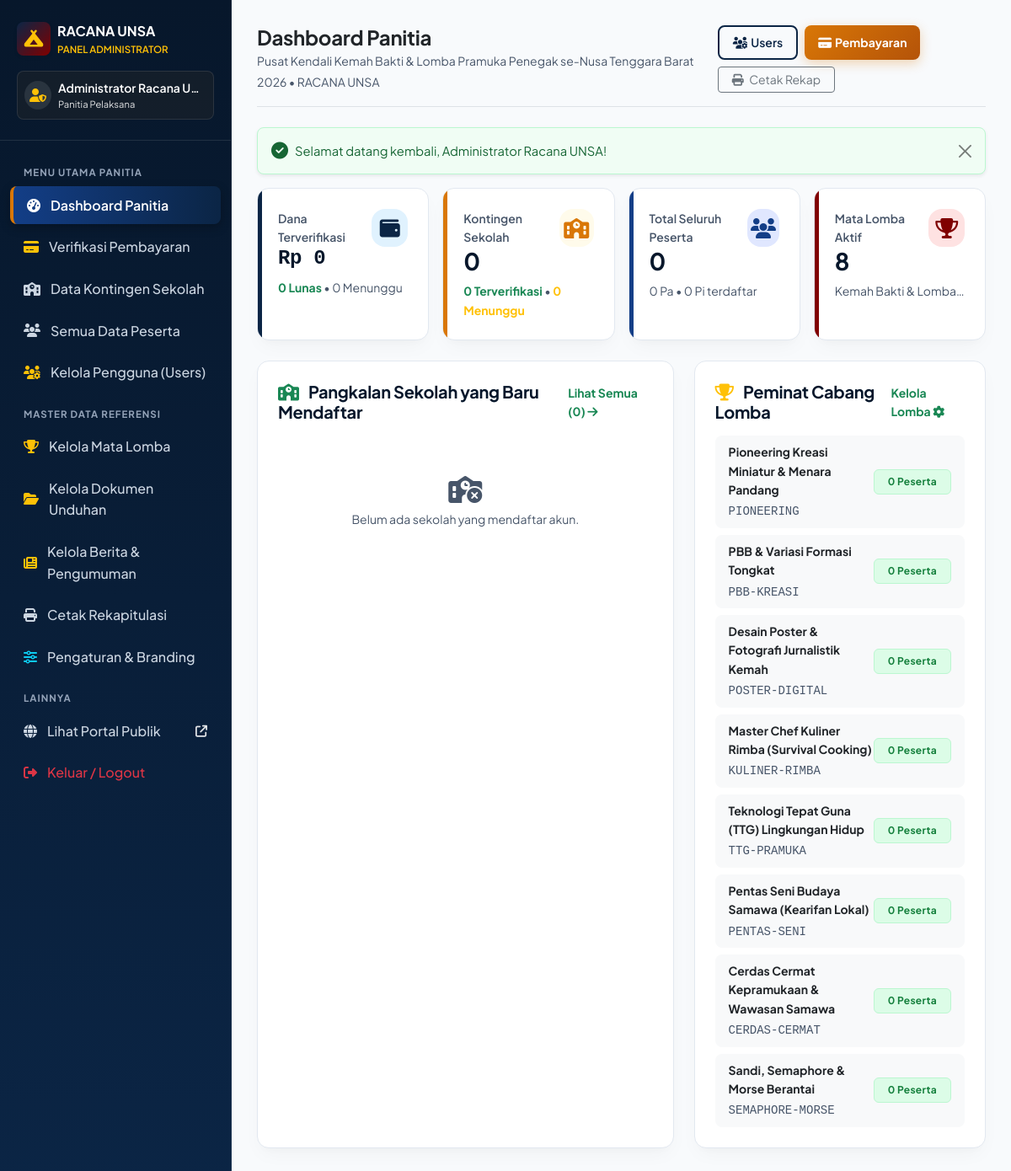
/panel/pusat-kendali (signed in), run on the app's committed database.
### tables this page shows
CREATE TABLE IF NOT EXISTS `pengaturan_portal` (
  `id` INT AUTO_INCREMENT PRIMARY KEY,
  `key_name` VARCHAR(100) NOT NULL UNIQUE,
  `key_value` TEXT NULL,
  `deskripsi` VARCHAR(255) NULL
);

CREATE TABLE IF NOT EXISTS `users` (
  `id` INT AUTO_INCREMENT PRIMARY KEY,
  `username` VARCHAR(50) NOT NULL UNIQUE,
  `password` VARCHAR(255) NOT NULL,
  `nama_lengkap` VARCHAR(150) NOT NULL,
  `email` VARCHAR(100) NULL,
  `no_hp` VARCHAR(25) NULL,
  `role` ENUM('admin', 'sekolah') NOT NULL DEFAULT 'sekolah',
  `status` ENUM('aktif', 'nonaktif') NOT NULL DEFAULT 'aktif',
  `created_at` TIMESTAMP DEFAULT CURRENT_TIMESTAMP,
  `updated_at` TIMESTAMP DEFAULT CURRENT_TIMESTAMP ON UPDATE CURRENT_TIMESTAMP
);

CREATE TABLE IF NOT EXISTS `mata_lomba` (
  `id` INT AUTO_INCREMENT PRIMARY KEY,
  `kode_lomba` VARCHAR(30) NOT NULL UNIQUE,
  `nama_lomba` VARCHAR(150) NOT NULL,
  `kategori_lomba` ENUM('Putra', 'Putri', 'Campuran / Umum') NOT NULL DEFAULT 'Campuran / Umum',
  `max_peserta_per_sekolah` INT NOT NULL DEFAULT 10,
  `deskripsi` TEXT NULL,
  `juknis_singkat` TEXT NULL,
  `juknis_lengkap` TEXT NULL,
  `kriteria_penilaian` TEXT NULL,
  `alat_bahan` TEXT NULL,
  `jadwal_lomba` VARCHAR(100) DEFAULT 'Hari Ke-2 (16 Nov 2026, 08.00 WITA)',
  `penanggung_jawab` VARCHAR(100) DEFAULT 'Panitia Divisi Lomba',
  `kontak_pj` VARCHAR(30) DEFAULT '0852-3891-2345',
  `lokasi_lomba` VARCHAR(100) DEFAULT 'Bumi Perkemahan UNSA',
  `icon_lomba` VARCHAR(50) DEFAULT 'fa-trophy',
  `status_aktif` ENUM('Y', 'N') NOT NULL DEFAULT 'Y',
  `created_at` TIMESTAMP DEFAULT CURRENT_TIMESTAMP
);

### admin/index.php (the view, shortened to what the rows shown need)
<?php
require_once dirname(__DIR__) . '/config/app.php';
require_once dirname(__DIR__) . '/config/auth.php';
$pdo = getDB();
$stmtLombaStats = $pdo->query("
    SELECT m.id, m.kode_lomba, m.nama_lomba, m.max_peserta_per_sekolah,
           COUNT(pl.id) as total_peserta_terdaftar
    FROM mata_lomba m
    LEFT JOIN peserta_lomba pl ON m.id = pl.lomba_id
    LEFT JOIN peserta p ON pl.peserta_id = p.id AND p.status = 'aktif'
    WHERE m.status_aktif = 'Y'
    GROUP BY m.id
    ORDER BY total_peserta_terdaftar DESC
");
$lombaStats = $stmtLombaStats->fetchAll();
?>
<!DOCTYPE html>
<html lang="id">
<head>
    <link href="https://cdn.jsdelivr.net/npm/bootstrap@5.3.2/dist/css/bootstrap.min.css" rel="stylesheet">
    <link rel="stylesheet" href="https://cdnjs.cloudflare.com/ajax/libs/font-awesome/6.4.2/css/all.min.css">
    <link rel="stylesheet" href="<?= asset('css/custom.css') ?>">
</head>
<body>
<?php require_once dirname(__DIR__) . '/includes/sidebar.php'; ?>
<div class="main-content-wrapper">
    <div class="d-flex justify-content-between align-items-center mb-4 pb-3 border-bottom">
        <div class="d-flex align-items-center gap-3">
            <div>
                <h4 class="fw-bold mb-0 text-dark">Dashboard Panitia</h4>
                <small class="text-muted">Pusat Kendali <?= e(get_setting('nama_acara', 'Kegiatan Racana')) ?> • <?= e(get_setting('nama_brand', 'Racana')) ?></small>
            </div>
        </div>
    </div>
    <div class="row g-3 mb-4">
        <div class="col-xl-3 col-md-6">
            <div class="stat-widget purple h-100">
                <div class="d-flex justify-content-between align-items-start mb-2">
                    <div>
                    </div>
                    <div class="feature-icon-wrapper icon-purple mb-0" style="width: 45px; height: 45px;">
                    </div>
                </div>
                <div class="small text-muted text-truncate" title="<?= e(get_setting('nama_acara', 'Mata Lomba Kompetisi')) ?>">
                    <?= e(get_setting('nama_acara', 'Mata Lomba Kompetisi')) ?>
                </div>
            </div>
        </div>
    </div>
    <div class="row g-4 mb-4">
        <div class="col-lg-5">
            <div class="custom-card p-4 h-100">
                <div class="d-flex flex-column gap-2">
                    <?php foreach ($lombaStats as $ls): ?>
                        <div class="p-2 px-3 bg-light rounded-3 d-flex justify-content-between align-items-center">
                            <div>
                                <div class="fw-bold text-dark small"><?= e($ls['nama_lomba']) ?></div>
                                <small class="text-muted font-monospace"><?= e($ls['kode_lomba']) ?></small>
                            </div>
                            <span class="badge bg-success py-2 px-3">
                                <?= $ls['total_peserta_terdaftar'] ?> Peserta
                            </span>
                        </div>
                    <?php endforeach; ?>
                </div>
            </div>
        </div>
    </div>
</div>
</body>
</html>

### includes/sidebar.php (shortened to what the rows shown need)
<?php
$userRole = get_user_role();
$user = get_auth_user();
$namaBrand = get_setting('nama_brand', 'RACANA UNSA');
$sekolah = ($userRole === 'sekolah') ? get_current_sekolah() : null;
?>
<aside class="sidebar-wrapper">
    <div class="sidebar-header">
        <div class="d-flex align-items-center gap-2">
            <div>
                <div class="fw-bold text-white fs-6"><?= e($namaBrand) ?></div>
                <small class="text-warning fw-semibold d-block" style="font-size: 0.72rem;">
                    <?= $userRole === 'admin' ? 'PANEL ADMINISTRATOR' : 'PORTAL KONTINGEN' ?>
                </small>
            </div>
        </div>
        <div class="mt-3 p-2 rounded-3 bg-dark bg-opacity-50 border border-white border-opacity-10 d-flex align-items-center gap-2">
            <div class="overflow-hidden">
                <div class="text-white text-truncate fw-semibold small">
                    <?= e($sekolah['nama_sekolah'] ?? $user['nama_lengkap'] ?? $user['username'] ?? 'User') ?>
                </div>
                <div class="text-white-50" style="font-size: 0.7rem;">
                    <?= $userRole === 'admin' ? 'Panitia Pelaksana' : 'Gudep Sekolah' ?>
                </div>
            </div>
        </div>
    </div>
</aside>

### data on the page
pengaturan_portal: key_value "RACANA UNSA"
users: nama_lengkap "Administrator Racana U…"
pengaturan_portal: key_value "Kemah Bakti & Lomba Pramuka Penegak se-Nusa Tenggara Barat 2026", key_value "Kemah Bakti & Lomba…"
mata_lomba: nama_lomba "Pioneering Kreasi Miniatur & Menara Pandang", kode_lomba "PIONEERING", total_peserta_terdaftar "0"
mata_lomba: nama_lomba "PBB & Variasi Formasi Tongkat", kode_lomba "PBB-KREASI", total_peserta_terdaftar "0"
mata_lomba: nama_lomba "Desain Poster & Fotografi Jurnalistik Kemah", kode_lomba "POSTER-DIGITAL", total_peserta_terdaftar "0"
mata_lomba: nama_lomba "Master Chef Kuliner Rimba (Survival Cooking)", kode_lomba "KULINER-RIMBA", total_peserta_terdaftar "0"
mata_lomba: nama_lomba "Teknologi Tepat Guna (TTG) Lingkungan Hidup", kode_lomba "TTG-PRAMUKA", total_peserta_terdaftar "0"
mata_lomba: nama_lomba "Pentas Seni Budaya Samawa (Kearifan Lokal)", kode_lomba "PENTAS-SENI", total_peserta_terdaftar "0"
mata_lomba: nama_lomba "Cerdas Cermat Kepramukaan & Wawasan Samawa", kode_lomba "CERDAS-CERMAT", total_peserta_terdaftar "0"
mata_lomba: nama_lomba "Sandi, Semaphore & Morse Berantai", kode_lomba "SEMAPHORE-MORSE", total_peserta_terdaftar "0"

### other printed values
$flash['message'] "Selamat datang kembali, Administrator Racana UNSA!"
format_rupiah($totalDanaMasuk) "Rp 0"
$totalBayarLunas "0"
$totalBayarPending "0"
$totalSekolah "0"
$totalVerifikasi "0"
$totalMenunggu "0"
$totalPeserta "0"
$totalPutra "0"
$totalPutri "0"
count($lombaStats) "8"
